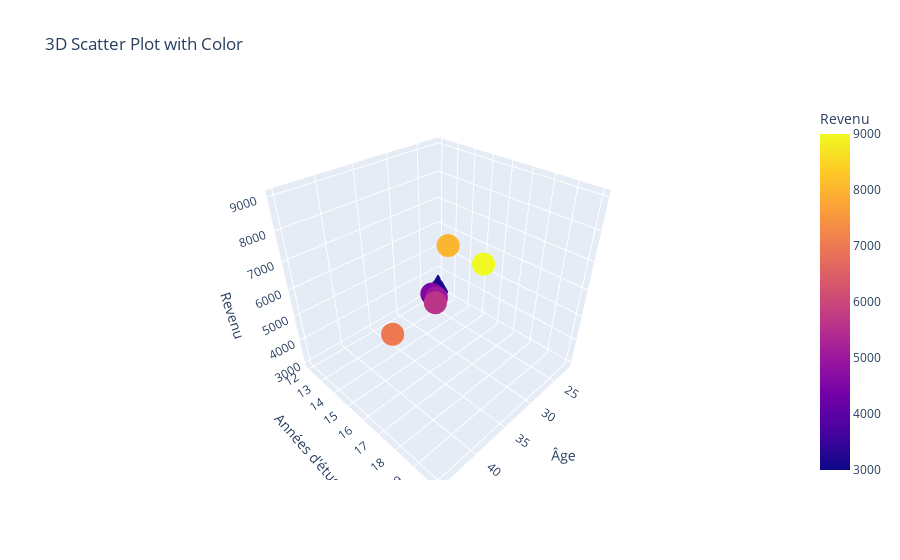

The notebook cell this image was saved under:
### Code cell
import plotly.express as ex 
fig = ex.scatter_3d(data,x="age",  y="annees d'etudes", z="revenue",   color="revenue",  
    title="3D Scatter Plot ",
                    labels={"age": "Âge", "revenue": "Revenu", "annees d'etudes": "Années d'études"}
)


fig.show()

### Figure 1 — Plotly figure (JSON) as saved in the notebook; plotly's stock layout.template omitted (floating-point values rounded to 4 significant figures)
{"data": [{"hovertemplate": "Âge=%{x}<br>Années d'études=%{y}<br>Revenu=%{marker.color}<extra></extra>", "legendgroup": "", "marker": {"color": [3000, 7000, 5000, 8000, 9000, 4500, 3200, 5600], "coloraxis": "coloraxis", "symbol": "circle"}, "mode": "markers", "name": "", "scene": "scene", "showlegend": false, "type": "scatter3d", "x": [23, 45, 31, 35, 40, 29, 22, 34], "y": [12, 18, 15, 17, 20, 14, 12, 16], "z": [3000, 7000, 5000, 8000, 9000, 4500, 3200, 5600]}], "layout": {"coloraxis": {"colorbar": {"title": {"text": "Revenu"}}, "colorscale": [[0, "#0d0887"], [0.1111, "#46039f"], [0.2222, "#7201a8"], [0.3333, "#9c179e"], [0.4444, "#bd3786"], [0.5556, "#d8576b"], [0.6667, "#ed7953"], [0.7778, "#fb9f3a"], [0.8889, "#fdca26"], [1, "#f0f921"]]}, "legend": {"tracegroupgap": 0}, "scene": {"domain": {"x": [0, 1], "y": [0, 1]}, "xaxis": {"title": {"text": "Âge"}}, "yaxis": {"title": {"text": "Années d'études"}}, "zaxis": {"title": {"text": "Revenu"}}}, "title": {"text": "3D Scatter Plot with Color"}}}
